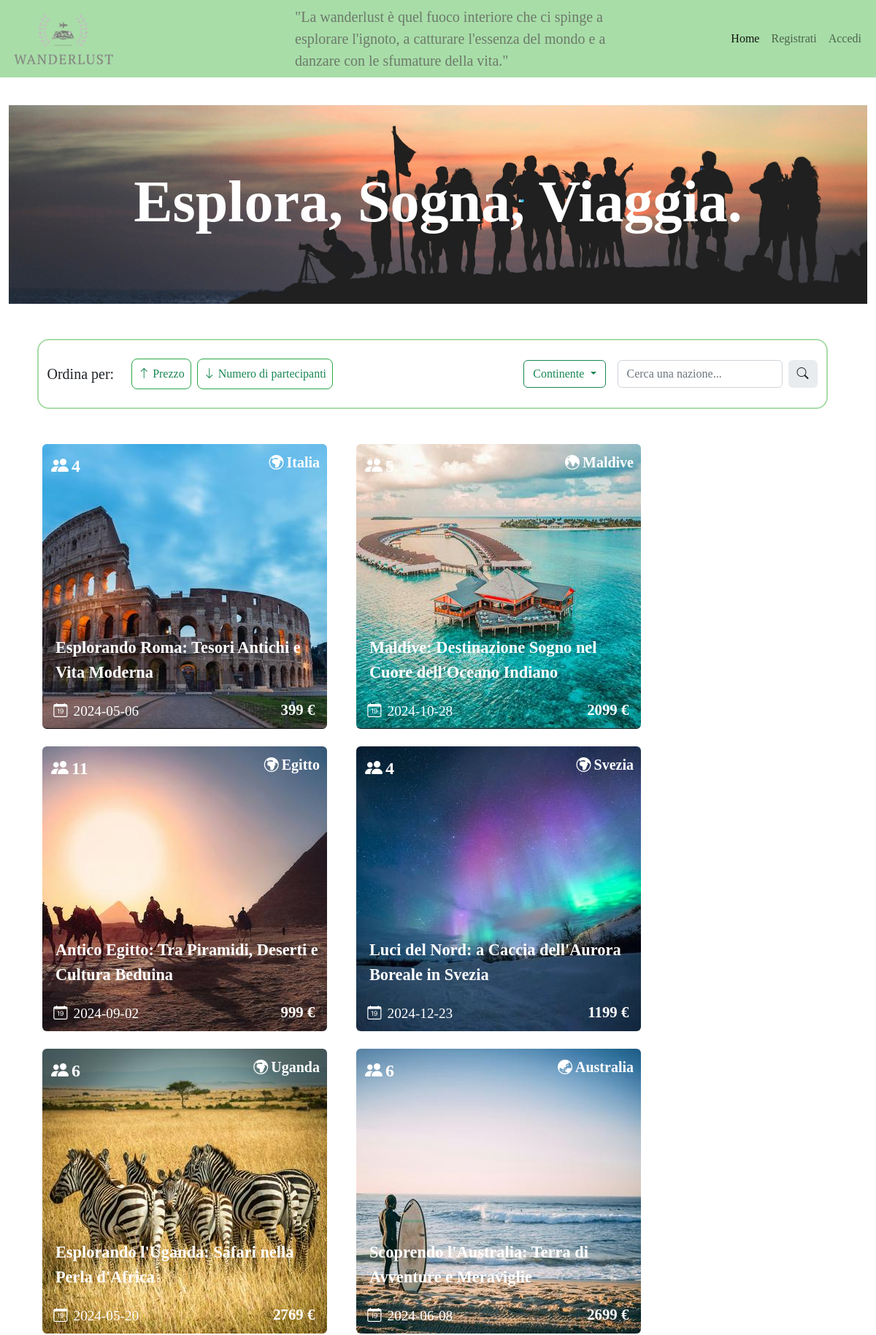
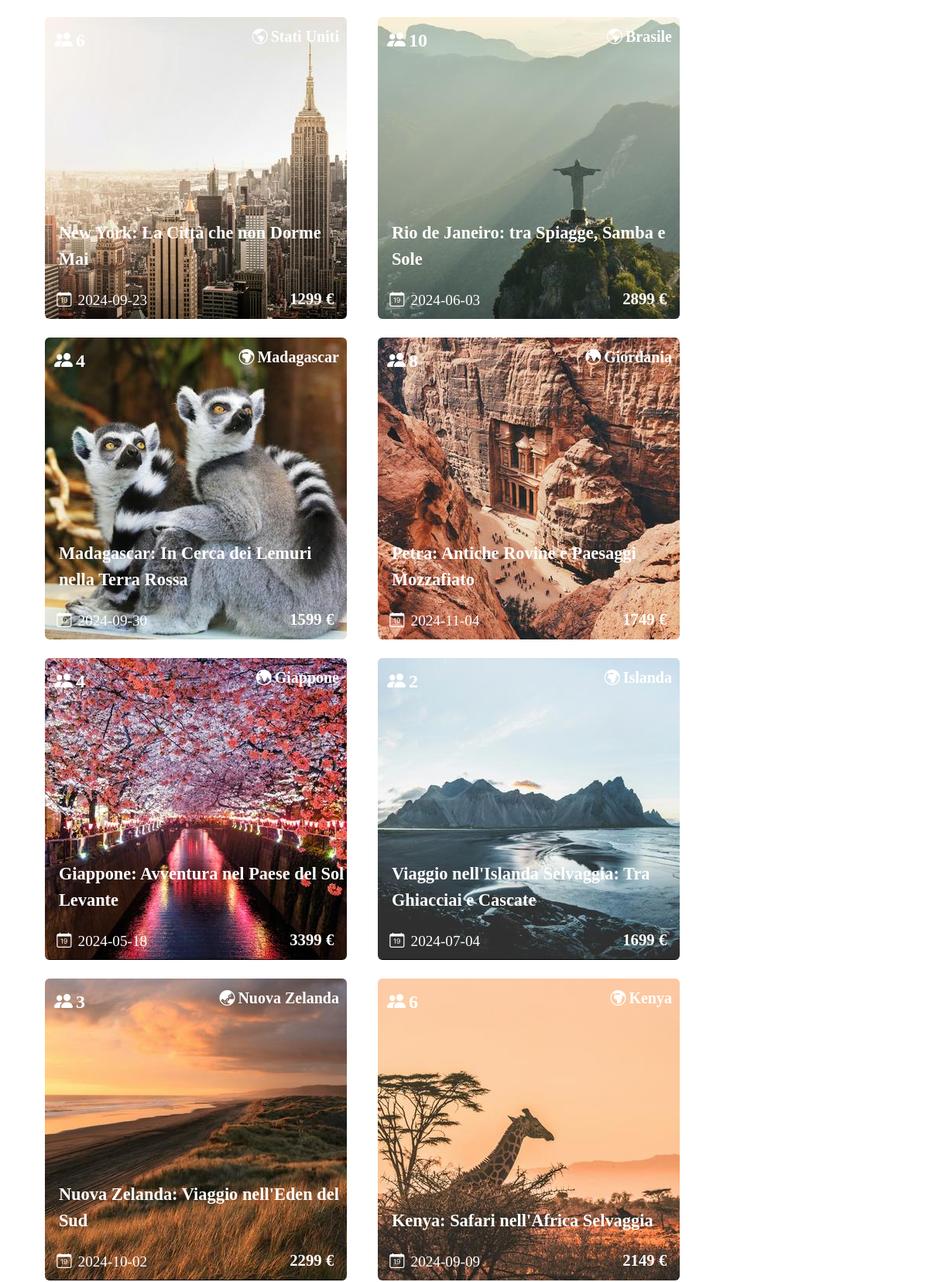
The page /home (upper part) on the database its author committed (2 pictures, top to bottom).
### tables this page shows
CREATE TABLE "viaggi" (
	"id"	INTEGER NOT NULL,
	"id_coordinatore"	INTEGER NOT NULL,
	"continente"	TEXT NOT NULL,
	"nazione"	TEXT NOT NULL,
	"data"	TEXT NOT NULL,
	"num_giorni"	TEXT NOT NULL,
	"aeroporto"	TEXT NOT NULL,
	"prezzo"	INTEGER NOT NULL,
	"descrizione"	TEXT NOT NULL,
	"img_viaggio"	TEXT NOT NULL UNIQUE,
	"approvato"	INTEGER NOT NULL,
	"titolo"	TEXT NOT NULL,
	PRIMARY KEY("id" AUTOINCREMENT)
);

### app.py (the view)
@app.route('/home', methods=['GET', 'POST'])
def home():
    viaggi_approvati = viaggi_dao.getViaggiApprovati()
    lista_viaggi_con_partecipanti = []
    for viaggio in viaggi_approvati:
        viaggio = dict(viaggio)
        num_partecipanti = viaggi_dao.getNumeroPartecipantiViaggio(viaggio['id'])
        viaggio['partecipanti'] = num_partecipanti['partecipanti']
        lista_viaggi_con_partecipanti.append(viaggio)
    oggi = datetime.now().strftime('%Y-%m-%d')
    return render_template('home.html', viaggi_approvati=lista_viaggi_con_partecipanti, oggi=oggi)

### viaggi_dao.py (called while the page is built)
def getViaggiApprovati():
    query = 'SELECT * FROM viaggi WHERE approvato = ?'
    connection = sqlite3.connect('db/wanderlust.db')
    connection.row_factory = sqlite3.Row
    cursor = connection.cursor()
    cursor.execute(query, (1,))
    result = cursor.fetchall()
    cursor.close()
    connection.close()
    return result

def getNumeroPartecipantiViaggio(id_viaggio):
    query = 'SELECT COUNT(id_utente) as partecipanti FROM partecipazioni_viaggi WHERE id_viaggio = ?'
    connection = sqlite3.connect('db/wanderlust.db')
    connection.row_factory = sqlite3.Row
    cursor = connection.cursor()
    cursor.execute(query, (id_viaggio,))
    result = cursor.fetchone()
    cursor.close()
    connection.close()
    return result

### templates/home.html (shortened to what this page needs)
{% extends "base.html" %}
{%block active_home%} active {%endblock%}
{%block img_fullscreen%}
<section id="sectionHome">
    <h1 id = "idh1Home" class="fw-bold fontCopperplate text-white">Esplora, Sogna, Viaggia.</h1>
</section>
{%endblock%}
{% block content %}
<article id="articleHomeFilter" class="d-flex align-items-center justify-content-between rounded-4">
    <section class="d-flex justify-content-start align-items-center">
        <p class="pMarginNegativo align-content-center fontCopperplate me-4 fs-5">Ordina per:</p>
        <section id="sectionPrezzo" class="d-flex justify-content-start p-2 me-2 filterSection rounded-3 text-success">
            <i class="bi bi-arrow-up me-1"></i>
            <span class="fontCopperplate">Prezzo</span>
        </section>
        <section id = "sectionPartecipanti" class="d-flex justify-content-start p-2 filterSection rounded-3 text-success">
            <i class="bi bi-arrow-down me-1"></i>
            <span class="fontCopperplate">Numero di partecipanti</span>
        </section>
    </section>
    <section class="d-flex justify-content-start align-items-center">
        <div class="dropdown me-3">
            <a id = "continentAnchor" class="btn btn-outline-success dropdown-toggle" role="button" data-bs-toggle="dropdown" aria-expanded="false">
                Continente
            </a>
        </div>
        <form class="d-flex" role="search">
            <input id = "nationFilter" class="form-control me-2" type="search" placeholder="Cerca una nazione..." aria-label="Cerca una nazione...">
            <span class="border-0 input-group-text" id="basic-addon2"><i class="bi bi-search"></i></span>
        </form>
    </section>
</article>
<section id ="sectionViaggi" class="d-flex flex-wrap">
    {%for viaggio in viaggi_approvati%}
    {%if viaggio.data > oggi%}
    <article class="me-4 ms-3 mb-4 image-container" data-prezzo="{{viaggio.prezzo}}" data-partecipanti = "{{viaggio.partecipanti}}" data-continente="{{viaggio.continente}}" data-nazione = {{viaggio.nazione}}>
        <a href="{{url_for('pagina_viaggio', id_viaggio = viaggio.id)}}"><img class="zoomable rounded" src="{{url_for('static', filename = 'viaggio/'+viaggio.img_viaggio)}}" alt="Questa è l'immagine del viaggio in {{viaggio.nazione}}"></a>
        <div class="fav-button text-white d-flex justify-content-start fs-5">
            {%if viaggio.continente == 'Africa' or viaggio.continente=='Europa'%}
            <i class="bi bi-globe-europe-africa me-1"></i>
            {%elif viaggio.continente == 'NordAmerica' or viaggio.continente == 'SudAmerica'%}
            <i class="bi bi-globe-americas me-1"></i>
            {%elif viaggio.continente == 'Asia'%}
            <i class="bi bi-globe-central-south-asia me-1"></i>
            {%else%}
            <i class="bi bi-globe-asia-australia me-1"></i>
            {%endif%}
            <p class="fontCopperplate fw-semibold">{{viaggio.nazione}}</p>
        </div>
        <section class="d-flex fav-button2 justify-content-start align-items-center text-white fw-bold fs-4">
            <i class="bi bi-people-fill me-1"></i>
            <p class="pMarginNegativo align-content-center">{{viaggio.partecipanti}}</p>
        </section>
        <p class="titleImgPos">{{viaggio.titolo}}</p>
        <section class="d-flex justify-content-start align-items-center sectionDaysImgPos">
            <i class="bi bi-calendar-date me-2"></i>
            <p class="pMarginNegativo">{{viaggio.data}}</p>
        </section>
        <p class="priceImgPos pMarginNegativo">{{viaggio.prezzo}} €</p>
    </article>
    {%endif%}
    {%endfor%}
</section>
{%endblock%}

### static/style.css (style rules this page uses)
body { font-family: Georgia, 'Times New Roman', Times, serif; }
.fontCopperplate { font-family: Copperplate, Copperplate Gothic Light, fantasia; }
.image-container { position: relative; display: inline-block; }
.zoomable { display: block; max-width: 100%; height: auto; transition: transform 0.3s ease-in-out; }
.titleImgPos { color: #fff; font-size:1.4em; font-weight: bold; position: absolute; bottom: 2em; left: 0.8em; z-index: 998; }
.sectionDaysImgPos { color: #fff; font-size:1.2em; font-weight: 400; position: absolute; bottom: 0.5em; left: 0.8em; z-index: 998; }
.pMarginNegativo { margin-bottom: 0%; }
.priceImgPos { color: #fff; font-size:1.3em; font-weight: bold; position: absolute; bottom: 0.5em; right: 0.8em; z-index: 998; }
.fav-button { position: absolute; top: 0.5em; right: 0.5em; z-index: 998; }
.fav-button2 { position: absolute; top: 0.5em; left: 0.5em; z-index: 998; }
#sectionHome { background-image: url("indexPics/foto_di_gruppo.jpg"); background-size: cover; height: 17em; display: flex; justify-content: center; align-items: center; }
#idh1Home { font-size: 5em; height: min-content; }
#articleHomeFilter { width: 95%; height: 6em; border: 2px solid rgb(168, 221, 168); margin-bottom: 3em; margin-right: 1em; }
#sectionPartecipanti { border: 1.4px solid #28a745; }
#sectionPrezzo { border: 1.4px solid #28a745; }

### rows shown on the page
viaggi: img_viaggio (picture), nazione "Italia", partecipanti "4", titolo "Esplorando Roma: Tesori Antichi e Vita Moderna", data "2024-05-06", prezzo "399"
viaggi: img_viaggio (picture), continente "Asia" (drawn), nazione "Maldive", partecipanti "5", titolo "Maldive: Destinazione Sogno nel Cuore dell'Oceano Indiano", data "2024-10-28", prezzo "2099"
viaggi: img_viaggio (picture), nazione "Egitto", partecipanti "11", titolo "Antico Egitto: Tra Piramidi, Deserti e Cultura Beduina", data "2024-09-02", prezzo "999"
viaggi: img_viaggio (picture), nazione "Svezia", partecipanti "4", titolo "Luci del Nord: a Caccia dell'Aurora Boreale in Svezia", data "2024-12-23", prezzo "1199"
viaggi: img_viaggio (picture), nazione "Uganda", partecipanti "6", titolo "Esplorando l'Uganda: Safari nella Perla d'Africa", data "2024-05-20", prezzo "2769"
viaggi: img_viaggio (picture), continente "Oceania" (drawn), nazione "Australia", partecipanti "6", titolo "Scoprendo l'Australia: Terra di Avventure e Meraviglie", data "2024-06-08", prezzo "2699"
viaggi: img_viaggio (picture), nazione "Stati Uniti", titolo "New York: La Città che non Dorme Mai", data "2024-09-23", prezzo "1299"
viaggi: img_viaggio (picture), nazione "Brasile", partecipanti "10", titolo "Rio de Janeiro: tra Spiagge, Samba e Sole", data "2024-06-03", prezzo "2899"
viaggi: img_viaggio (picture), nazione "Madagascar", partecipanti "4", titolo "Madagascar: In Cerca dei Lemuri nella Terra Rossa", data "2024-09-30", prezzo "1599"
viaggi: img_viaggio (picture), continente "Asia" (drawn), nazione "Giordania", partecipanti "8", titolo "Petra: Antiche Rovine e Paesaggi Mozzafiato", data "2024-11-04", prezzo "1749"
viaggi: img_viaggio (picture), continente "Asia" (drawn), nazione "Giappone", partecipanti "4", titolo "Giappone: Avventura nel Paese del Sol Levante", data "2024-05-18", prezzo "3399"
viaggi: img_viaggio (picture), nazione "Islanda", partecipanti "2", titolo "Viaggio nell'Islanda Selvaggia: Tra Ghiacciai e Cascate", data "2024-07-04", prezzo "1699"
viaggi: img_viaggio (picture), continente "Oceania" (drawn), nazione "Nuova Zelanda", partecipanti "3", titolo "Nuova Zelanda: Viaggio nell'Eden del Sud", data "2024-10-02", prezzo "2299"
viaggi: img_viaggio (picture), nazione "Kenya", partecipanti "6", titolo "Kenya: Safari nell'Africa Selvaggia", data "2024-09-09", prezzo "2149"
